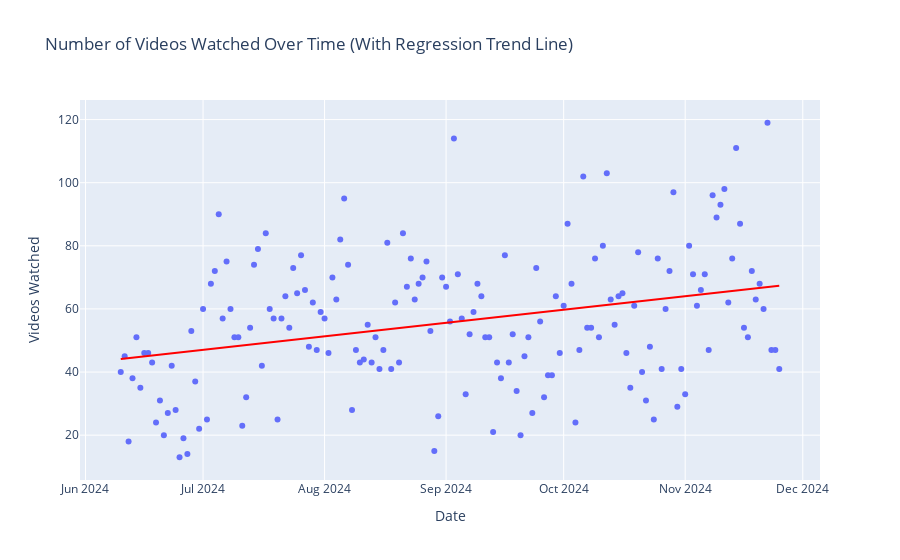

Source (notebook cell):
### Markdown cell above
Lastly since the graph we ended up with seemed very volatile and hard to read I decided to recrate it as a scatter plot with a regression trend line to get a better overall estimation. This showed that there was a small increase in my daily video consumption overtime.

### Code cell
import pandas as pd
import plotly.express as px

file_path = "Data/watch_data_eng.csv"
df = pd.read_csv(file_path)

df['Watch Date'] = df['Watch Date'].str.strip()
df['Watch Date'] = pd.to_datetime(df['Watch Date'], format='%d %b %Y', errors='coerce')

start_date = "2024-06-10"
filtered_df = df[df['Watch Date'] >= start_date]

watch_counts = filtered_df['Watch Date'].value_counts().reset_index()
watch_counts.columns = ['Watch Date', 'Videos Watched']
watch_counts = watch_counts.sort_values(by='Watch Date')

fig = px.scatter(watch_counts, x='Watch Date', y='Videos Watched', 
                 title="Number of Videos Watched Over Time (With Regression Trend Line)",
                 labels={'Videos Watched': 'Videos Watched', 'Watch Date': 'Date'},
                 trendline="ols", 
                 trendline_color_override="red")

fig.show()

### Figure 1 — Plotly figure (JSON) as saved in the notebook; plotly's stock layout.template omitted (floating-point values rounded to 4 significant figures; data arrays with more than 128 entries replaced by an {"elided": "..."} marker saying what was removed)
{"data": [{"hovertemplate": "Date=%{x}<br>Videos Watched=%{y}<extra></extra>", "legendgroup": "", "marker": {"color": "#636efa", "symbol": "circle"}, "mode": "markers", "name": "", "orientation": "v", "showlegend": false, "type": "scatter", "x": {"elided": "169 str values"}, "xaxis": "x", "y": {"elided": "169 int values"}, "yaxis": "y"}, {"hovertemplate": "<b>OLS trendline</b><br>Videos Watched = 1.59931e-06 * Watch Date + -2703.43<br>R<sup>2</sup>=0.101526<br><br>Date=%{x}<br>Videos Watched=%{y} <b>(trend)</b><extra></extra>", "legendgroup": "", "line": {"color": "red"}, "marker": {"color": "#636efa", "symbol": "circle"}, "mode": "lines", "name": "", "showlegend": false, "type": "scatter", "x": {"elided": "169 str values"}, "xaxis": "x", "y": {"elided": "169 float values"}, "yaxis": "y"}], "layout": {"legend": {"tracegroupgap": 0}, "title": {"text": "Number of Videos Watched Over Time (With Regression Trend Line)"}, "xaxis": {"anchor": "y", "domain": [0, 1], "title": {"text": "Date"}}, "yaxis": {"anchor": "x", "domain": [0, 1], "title": {"text": "Videos Watched"}}}}
